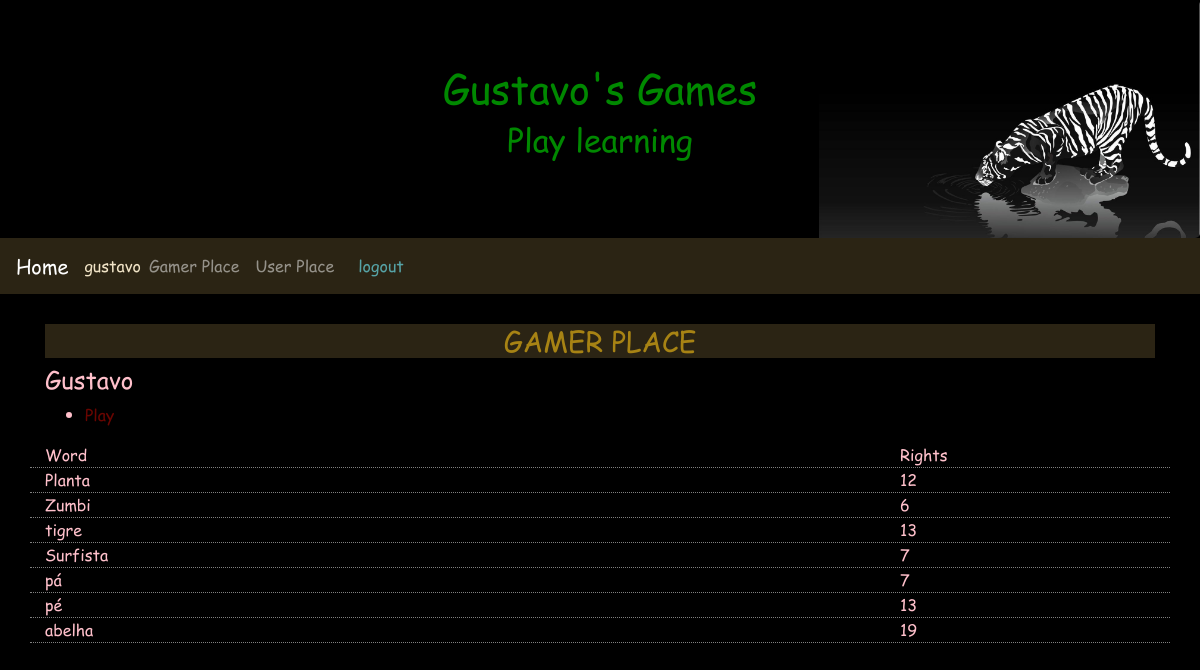
Screenshot of /gamerplace/5 (signed in) with the database file from the repository.
### gameplace/models.py (models this page shows, shortened)
class Gamer(models.Model):
    user          = models.ForeignKey(settings.AUTH_USER_MODEL, verbose_name='User', on_delete=models.CASCADE)
    master        = models.ForeignKey(Master, verbose_name='Master', on_delete=models.CASCADE)
    nickname      = models.CharField('Nick', max_length=200)
    avatar        = models.ImageField('Avatar', upload_to='images/', max_length=500, null=True, blank=True)
    othersMasters = models.ManyToManyField(Master, through='GamerMaster', related_name='otherMasters')
    created = models.DateTimeField('Created', auto_now_add=True)
    modified = models.DateTimeField('Modified', auto_now=True)
    class Meta:
        verbose_name        = 'Gamer'
        verbose_name_plural = 'Gamers'
    def getRights(self):
        return self.right_set.filter(user=self.user)
    def get_avatar_url(self):
        try:
            return self.avatar.url
        except ApiError as e:
            traceback.print_exc()
            return None

### words/models.py (models this page shows, shortened)
class Right(models.Model):
    user   = models.ForeignKey(settings.AUTH_USER_MODEL, verbose_name='User', on_delete=models.CASCADE)
    gamer  = models.ForeignKey(Gamer, verbose_name='Gamer', on_delete=models.CASCADE)
    word   = models.ForeignKey(Word, verbose_name='Word', on_delete=models.CASCADE)
    number = models.IntegerField('Rights', default=0)
    created = models.DateTimeField('Created', auto_now_add=True)
    modified = models.DateTimeField('Modified', auto_now=True)
    class Meta:
        verbose_name        = 'Right'
        verbose_name_plural = 'Rights'
        unique_together = [['user', 'gamer', 'word']]

class Word(models.Model):
    gamer  = models.ForeignKey(Gamer, verbose_name='Gamer', on_delete=models.CASCADE, null=True, blank=True)
    word   = models.CharField('Word', max_length=200)
    image  = models.ImageField('Image', upload_to='images/', max_length=500, null=True, blank=True)
    created = models.DateTimeField('Created', auto_now_add=True)
    modified = models.DateTimeField('Modified', auto_now=True)
    class Meta:
        verbose_name        = 'Word'
        verbose_name_plural = 'Words'
    def __str__(self):
        return self.word

### gamerplace/views.py (the view)
# urls.py: path('', TemplateView.as_view(template_name='access/index.html'), name='index'),
class index(LoginRequiredMixin, DetailView):
    template_name = 'gamerplace/index.html'
    model = Gamer
    def get_object(self):
        return get_object_or_404(Gamer, user=self.request.user, pk=self.kwargs['pk'])

### gamerplace/templates/gamerplace/index.html (shortened to what this page needs)
{% extends 'base.html' %}
{% load widget_tweaks %}
{% block content %}
<header>
  <h3>GAMER PLACE</h3>
</header>
<article class="">
  <h4>{{object.nickname}}</h4>
  <ul>
    <li><a href="{% url 'gameplace:dragletter' object.pk %}">Play</a></li>
  </ul>
</article>
<aside class="">
  <div class="row line">
    <div class="col-9">
      Word
    </div>
    <div class="col-3">
      Rights
    </div>
  </div>
  {% for right in object.getRights %}
    <div class="row line">
      <div class="col-9">
        {{right.word}}
      </div>
      <div class="col-3">
        {{right.number}}
      </div>
    </div>
  {% endfor %}
</aside>
{% endblock %}

### base/templates/base.html (shortened to what this page needs)
{% load static %}
<!DOCTYPE html>
<html lang="pt-br">
<head>
<link rel="stylesheet" href="https://maxcdn.bootstrapcdn.com/bootstrap/4.1.0/css/bootstrap.min.css">
 <link rel="stylesheet" href="{% static 'style/style.css' %}" />
</head>
<body>
<div class="jumbotron text-center" style="margin-bottom:0">
 <h1>Gustavo's Games</h1>
 <h2>Play learning</h2>
</div>
<nav class="navbar navbar-expand-sm navbar-dark">
 <a class="navbar-brand" href="{% url 'indexredirect' %}">Home</a>
 <div class="collapse navbar-collapse" id="collapsibleNavbar">
   <div class="nav-item">
      {% if user.is_authenticated %}
        <span class="nav-brand glyphicon glyphicon-log-in">{{user}}</span>
    </div>
    <div class="">
      <ul class="navbar-nav">
        {% if user.gamer_set.all.0 %}
          <li class="nav-item">
            <a class="nav-link" href="{% url 'indexredirect' %}">Gamer Place</a>
          </li>
        {% endif %}
        <li class="nav-item">
          <a class="nav-link" href="{% url 'access:index' %}">User Place</a>
        </li>
      </ul>
    </div>
    <div class="nav-item">
        <a id="logout" class="nav-link" href=" {% url 'access:logout' %} ">logout</a>
      {% else %}
        <a id="login" class="nav-link" href="{% url 'access:login' %}">login</a>
    </div>
    <div class="nav-item">
        <a id="novousuario" class="nav-link" href="{% url 'access:newuser' %}">New user</a>
      {% endif %}
    </div>
 </div>
</nav>
<div class="container margin-top" style="margin-top:30px">
{% block content %}
{% endblock %}
</div>
</body>
</html>

### base/static/style/style.css (style rules this page uses)
body { background-color: black; color: pink; font-family: comic; }
body a { color: #690500; }
.jumbotron { background-image: url('../images/background.jpg'); background-repeat: no-repeat; background-size: contain; background-position: right; background-color: black; color: #008800; text-shadow: 2px 2px 1px #000000, -2px -2px 1px #000000; }
nav { background-color: #2b2414; color: #f0e3c6; }
nav a { color: #56a3a6; }
header { background-color: #2b2414; color: #a78314; }
header h1, h2, h3 { text-align: center; }
.line { border-bottom-width: 1px; border-bottom-style: dotted; border-bottom-color: gray; }

### rows the page displays
Gamer: nickname "Gustavo"
Right: word "Planta", number "12"
Right: word "Zumbi", number "6"
Right: word "tigre", number "13"
Right: word "Surfista", number "7"
Right: word "pá", number "7"
Right: word "pé", number "13"
Right: word "abelha", number "19"

### other values shown
{{ user }} "gustavo"
